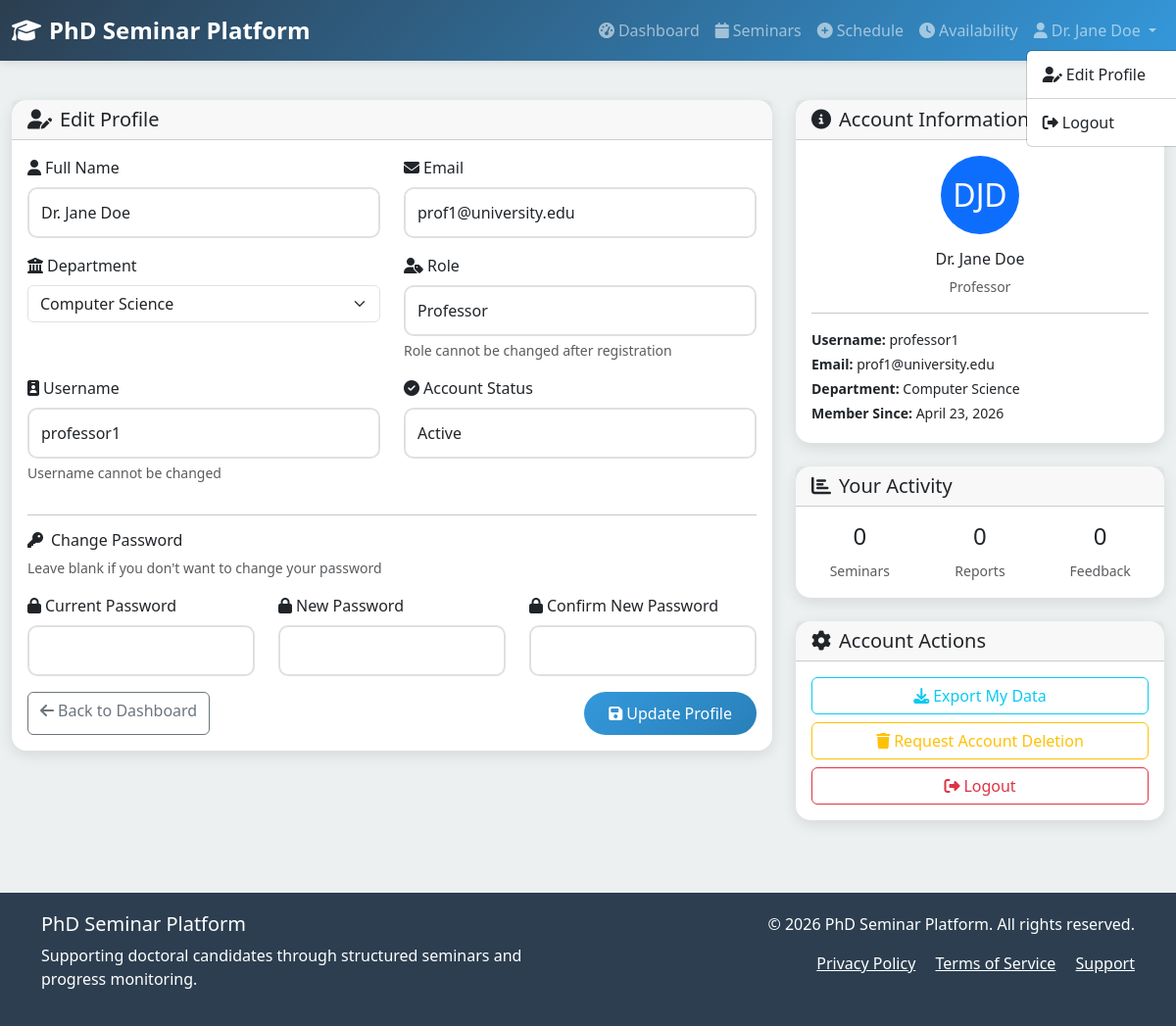
/profile (signed in), run on an earlier commit of the app's database.
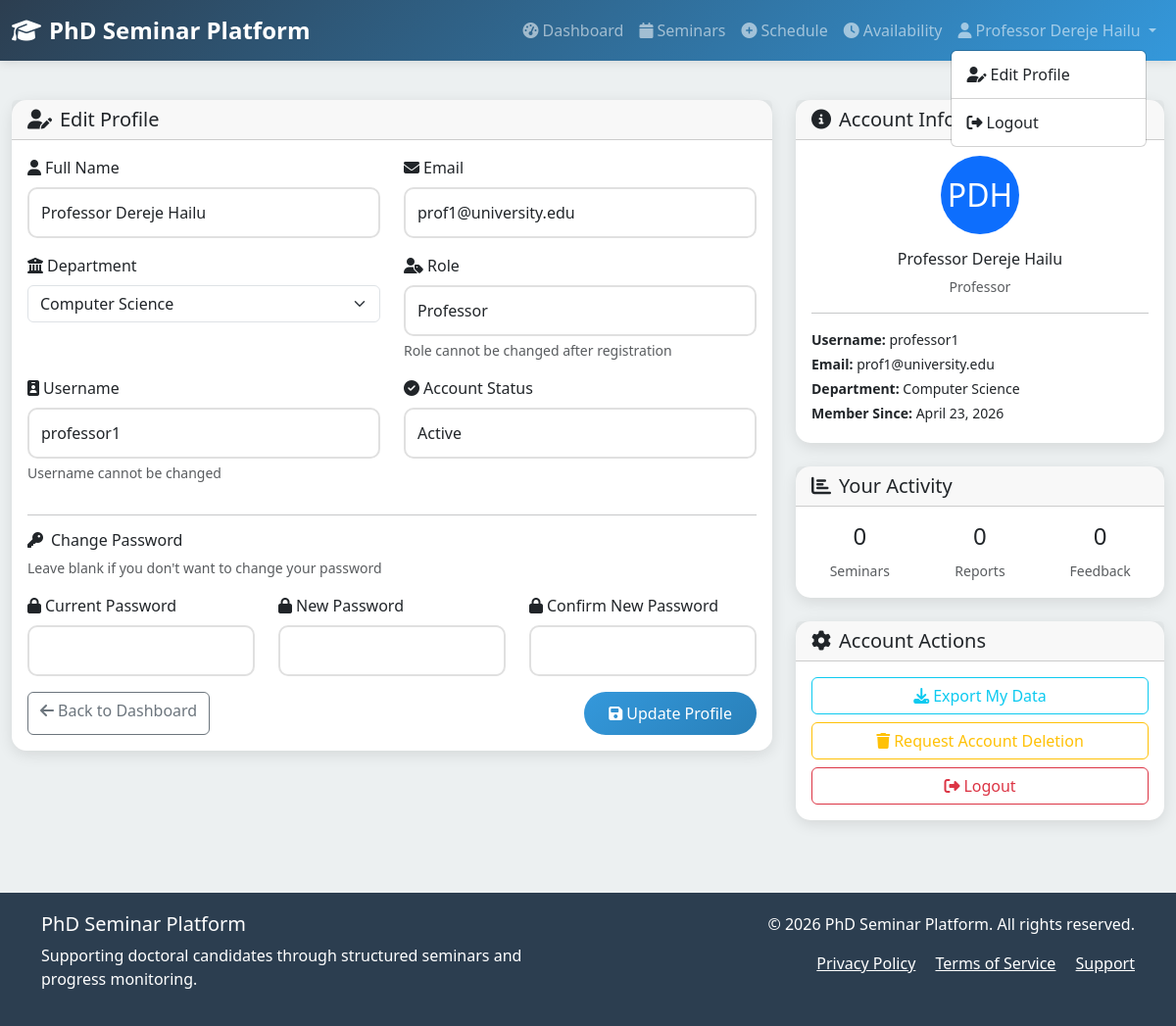
And on a later commit of the database.
### app.py (models this page shows)
class User(UserMixin, db.Model):
    id = db.Column(db.Integer, primary_key=True)
    username = db.Column(db.String(100), unique=True, nullable=False)
    email = db.Column(db.String(120), unique=True, nullable=False)
    password_hash = db.Column(db.String(200), nullable=False)
    role = db.Column(db.String(20), nullable=False)  # 'dean', 'professor', 'phd_candidate'
    full_name = db.Column(db.String(100), nullable=False)
    department = db.Column(db.String(100), nullable=False)
    is_active = db.Column(db.Boolean, default=True)
    created_at = db.Column(db.DateTime, default=datetime.utcnow)

### app.py (the view, shortened to what this page needs)
@app.route('/profile', methods=['GET', 'POST'])
@login_required
def profile():
    return render_template('profile.html')

### app.py (called while the page is built)
@login_manager.user_loader
def load_user(user_id):
    return User.query.get(int(user_id))

### templates/profile.html (shortened to what this page needs)
{% extends "base.html" %}
{% block content %}
<div class="row">
    <div class="col-lg-8">
        <div class="card">
            <div class="card-header">
                <h5 class="mb-0"><i class="fas fa-user-edit me-2"></i>Edit Profile</h5>
            </div>
            <div class="card-body">
                <form method="POST">
                    <div class="row">
                        <div class="col-md-6 mb-3">
                            <label for="full_name" class="form-label">
                                <i class="fas fa-user me-1"></i>Full Name
                            </label>
                            <input type="text" class="form-control" id="full_name" name="full_name"
                                   value="{{ current_user.full_name }}" required>
                        </div>
                        <div class="col-md-6 mb-3">
                            <label for="email" class="form-label">
                                <i class="fas fa-envelope me-1"></i>Email
                            </label>
                            <input type="email" class="form-control" id="email" name="email"
                                   value="{{ current_user.email }}" required>
                        </div>
                    </div>
                    <div class="row">
                        <div class="col-md-6 mb-3">
                            <label for="department" class="form-label">
                                <i class="fas fa-university me-1"></i>Department
                            </label>
                            <select class="form-select" id="department" name="department" required>
                                <option value="Computer Science" {% if current_user.department == 'Computer Science' %}selected{% endif %}>Computer Science</option>
                            </select>
                        </div>
                        <div class="col-md-6 mb-3">
                            <label for="role_display" class="form-label">
                                <i class="fas fa-user-tag me-1"></i>Role
                            </label>
                            <input type="text" class="form-control" id="role_display"
                                   value="{{ current_user.role.replace('_', ' ').title() }}" readonly>
                            <div class="form-text">Role cannot be changed after registration</div>
                        </div>
                    </div>
                    <div class="row">
                        <div class="col-md-6 mb-3">
                            <label for="username" class="form-label">
                                <i class="fas fa-id-badge me-1"></i>Username
                            </label>
                            <input type="text" class="form-control" id="username"
                                   value="{{ current_user.username }}" readonly>
                            <div class="form-text">Username cannot be changed</div>
                        </div>
                        <div class="col-md-6 mb-3">
                            <label for="account_status" class="form-label">
                                <i class="fas fa-check-circle me-1"></i>Account Status
                            </label>
                            <input type="text" class="form-control" id="account_status"
                                   value="{% if current_user.is_active %}Active{% else %}Inactive{% endif %}" readonly>
                        </div>
                    </div>
                    <hr>
                    <h6><i class="fas fa-key me-2"></i>Change Password</h6>
                    <p class="text-muted small mb-3">Leave blank if you don't want to change your password</p>
                    <div class="row">
                        <div class="col-md-4 mb-3">
                            <label for="current_password" class="form-label">
                                <i class="fas fa-lock me-1"></i>Current Password
                            </label>
                            <input type="password" class="form-control" id="current_password" name="current_password">
                        </div>
                        <div class="col-md-4 mb-3">
                            <label for="new_password" class="form-label">
                                <i class="fas fa-lock me-1"></i>New Password
                            </label>
                            <input type="password" class="form-control" id="new_password" name="new_password" minlength="6">
                        </div>
                        <div class="col-md-4 mb-3">
                            <label for="confirm_new_password" class="form-label">
                                <i class="fas fa-lock me-1"></i>Confirm New Password
                            </label>
                            <input type="password" class="form-control" id="confirm_new_password">
                        </div>
                    </div>
                    <div class="d-flex justify-content-between">
                        <a href="{{ url_for('dashboard') }}" class="btn btn-outline-secondary">
                            <i class="fas fa-arrow-left me-1"></i>Back to Dashboard
                        </a>
                        <button type="submit" class="btn btn-primary">
                            <i class="fas fa-save me-1"></i>Update Profile
                        </button>
                    </div>
                </form>
            </div>
        </div>
    </div>
    <div class="col-lg-4">
        <div class="card mb-4">
            <div class="card-header">
                <h5 class="mb-0"><i class="fas fa-info-circle me-2"></i>Account Information</h5>
            </div>
            <div class="card-body">
                <div class="text-center mb-3">
                    <div class="avatar-placeholder d-inline-flex align-items-center justify-content-center bg-primary text-white rounded-circle" style="width: 80px; height: 80px; font-size: 2rem;">
                        {% if current_user.full_name %}
                            {{ current_user.full_name.split(' ')|map(attribute='0')|join('')|upper }}
                        {% else %}
                            {{ current_user.username[:2]|upper }}
                        {% endif %}
                    </div>
                </div>
                <h6 class="text-center">{{ current_user.full_name }}</h6>
                <p class="text-muted text-center small">{{ current_user.role.replace('_', ' ').title() }}</p>
                <hr>
                <div class="small">
                    <p class="mb-1"><strong>Username:</strong> {{ current_user.username }}</p>
                    <p class="mb-1"><strong>Email:</strong> {{ current_user.email }}</p>
                    <p class="mb-1"><strong>Department:</strong> {{ current_user.department }}</p>
                    <p class="mb-1"><strong>Member Since:</strong> {{ current_user.created_at.strftime('%B %d, %Y') }}</p>
                </div>
            </div>
        </div>
        <div class="card mb-4">
            <div class="card-header">
                <h5 class="mb-0"><i class="fas fa-chart-bar me-2"></i>Your Activity</h5>
            </div>
            <div class="card-body">
                <div class="row text-center">
                    <div class="col-4">
                        <h4 id="seminar_count">0</h4>
                        <small class="text-muted">Seminars</small>
                    </div>
                    <div class="col-4">
                        <h4 id="report_count">0</h4>
                        <small class="text-muted">Reports</small>
                    </div>
                    <div class="col-4">
                        <h4 id="feedback_count">0</h4>
                        <small class="text-muted">Feedback</small>
                    </div>
                </div>
            </div>
        </div>
        <div class="card">
            <div class="card-header">
                <h5 class="mb-0"><i class="fas fa-cog me-2"></i>Account Actions</h5>
            </div>
            <div class="card-body">
                <div class="d-grid gap-2">
                    <button class="btn btn-outline-info" onclick="exportData()">
                        <i class="fas fa-download me-1"></i>Export My Data
                    </button>
                    <button class="btn btn-outline-warning" onclick="requestDeletion()">
                        <i class="fas fa-trash me-1"></i>Request Account Deletion
                    </button>
                    <a href="{{ url_for('logout') }}" class="btn btn-outline-danger">
                        <i class="fas fa-sign-out-alt me-1"></i>Logout
                    </a>
                </div>
            </div>
        </div>
    </div>
</div>
{% endblock %}

### templates/base.html (shortened to what this page needs)
<!DOCTYPE html>
<html lang="en">
<head>
    <link href="https://cdn.jsdelivr.net/npm/bootstrap@5.3.0/dist/css/bootstrap.min.css" rel="stylesheet">
    <link href="https://cdnjs.cloudflare.com/ajax/libs/font-awesome/6.4.0/css/all.min.css" rel="stylesheet">
</head>
<body>
    <nav class="navbar navbar-expand-lg navbar-dark">
        <div class="container-fluid">
            <a class="navbar-brand" href="{{ url_for('index') }}">
                <i class="fas fa-graduation-cap me-2"></i>PhD Seminar Platform
            </a>
            <div class="desktop-nav">
                <div class="navbar-nav ms-auto">
                    {% if current_user.is_authenticated %}
                        <a class="nav-link" href="{{ url_for('dashboard') }}">
                            <i class="fas fa-tachometer-alt me-1"></i>Dashboard
                        </a>
                        <a class="nav-link" href="{{ url_for('seminars') }}">
                            <i class="fas fa-calendar me-1"></i>Seminars
                        </a>
                        {% if current_user.role in ['dean', 'professor'] %}
                            <a class="nav-link" href="{{ url_for('schedule_seminar') }}">
                                <i class="fas fa-plus-circle me-1"></i>Schedule
                            </a>
                        {% endif %}
                        <a class="nav-link" href="{{ url_for('availability') }}">
                            <i class="fas fa-clock me-1"></i>Availability
                        </a>
                        <div class="nav-item dropdown">
                            <a class="nav-link dropdown-toggle" href="#" role="button" data-bs-toggle="dropdown">
                                <i class="fas fa-user me-1"></i>{{ current_user.full_name }}
                            </a>
                            <ul class="dropdown-menu dropdown-menu-end" style="display: block; position: absolute; top: 100%; left: 0; min-width: 200px;">
                                <li><a class="dropdown-item" href="{{ url_for('profile') }}">
                                    <i class="fas fa-user-edit me-1"></i>Edit Profile
                                </a></li>
                                <li><hr class="dropdown-divider"></li>
                                <li><a class="dropdown-item" href="{{ url_for('logout') }}">
                                    <i class="fas fa-sign-out-alt me-1"></i>Logout
                                </a></li>
                            </ul>
                        </div>
                    {% endif %}
                </div>
            </div>
        </div>
    </nav>
    <main class="container-fluid py-4">
        {% block content %}{% endblock %}
    </main>
    <footer class="footer">
        <div class="container">
            <div class="row">
                <div class="col-md-6">
                    <h5>PhD Seminar Platform</h5>
                    <p>Supporting doctoral candidates through structured seminars and progress monitoring.</p>
                </div>
                <div class="col-md-6 text-md-end">
                    <p>&copy; 2026 PhD Seminar Platform. All rights reserved.</p>
                    <p>
                        <a href="#" class="text-white me-3">Privacy Policy</a>
                        <a href="#" class="text-white me-3">Terms of Service</a>
                        <a href="#" class="text-white">Support</a>
                    </p>
                </div>
            </div>
        </div>
    </footer>
</body>
</html>

### templates/base.html (style rules this page uses)
:root { --primary-color: #2c3e50; --secondary-color: #3498db; --accent-color: #e74c3c; --success-color: #27ae60; --light-bg: #ecf0f1; --dark-text: #2c3e50; }
body { font-family: 'Segoe UI', Tahoma, Geneva, Verdana, sans-serif; background-color: var(--light-bg); color: var(--dark-text); }
.navbar { background: linear-gradient(135deg, var(--primary-color), var(--secondary-color)); box-shadow: 0 2px 10px rgba(0,0,0,0.1); }
.navbar-brand { font-weight: bold; font-size: 1.5rem; }
.card { border: none; border-radius: 15px; box-shadow: 0 4px 15px rgba(0,0,0,0.1); transition: transform 0.3s ease, box-shadow 0.3s ease; }
.btn-primary { background: linear-gradient(135deg, var(--secondary-color), #2980b9); border: none; border-radius: 25px; padding: 10px 25px; font-weight: 500; transition: all 0.3s ease; }
.desktop-nav { display: block; }
.form-control { border-radius: 10px; border: 2px solid #e0e0e0; padding: 12px; transition: border-color 0.3s ease; }
.footer { background: var(--primary-color); color: white; padding: 20px 0; margin-top: 50px; }

What changed in the data, as far as the page shows it:
changed User "Professor": full_name "Dr. Jane Doe" → "Professor Dereje Hailu"
Also different on the page:
{{ current_user.full_name.split(' ')|map(attribute='0')|join('')|upper }}: "DJD" → "PDH"
